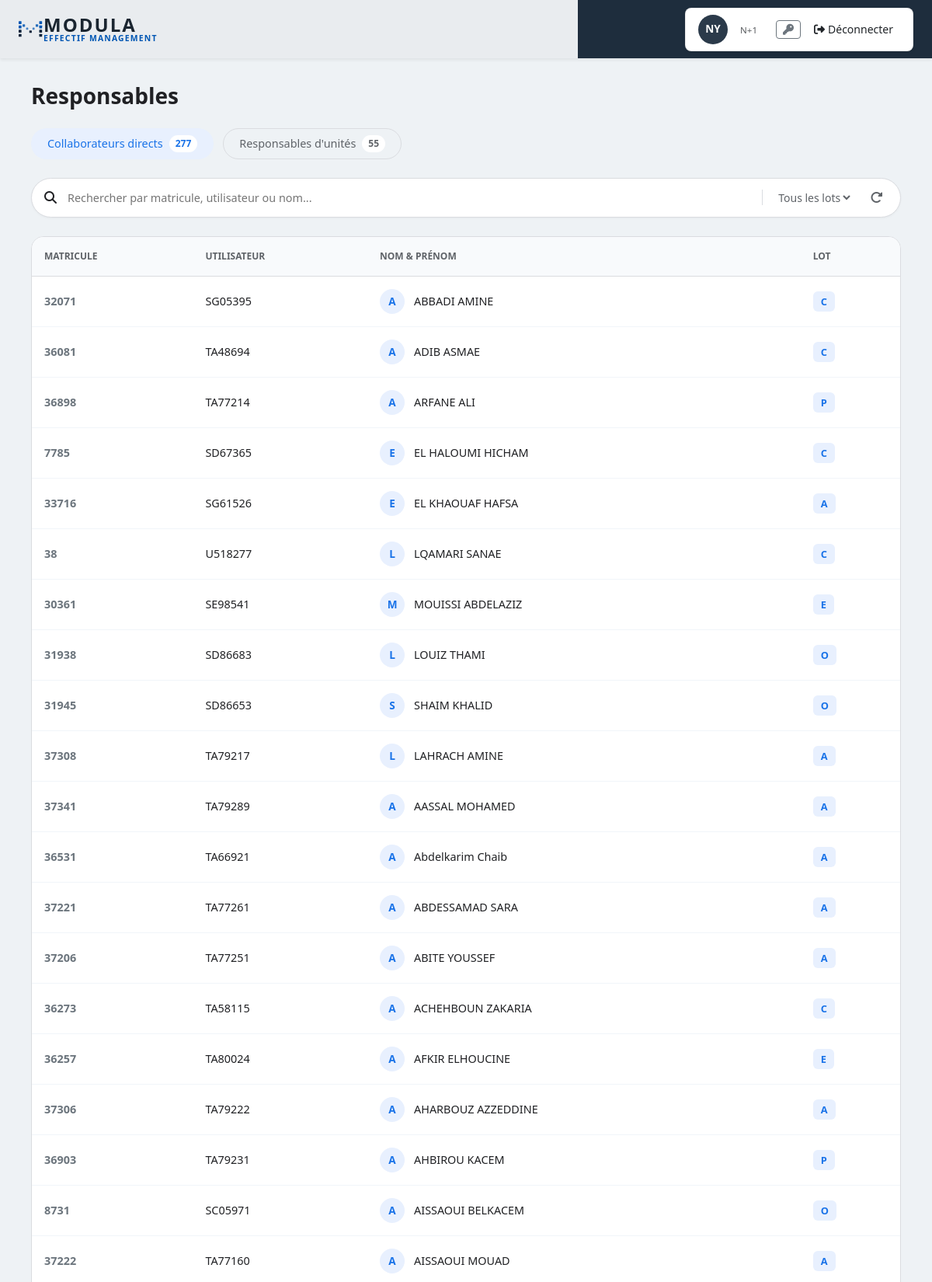
The page /liste_N1_par_N2/ (upper part) on the database its author committed.
### Collaborateur/models.py (models this page shows, shortened)
class Collaborateur(models.Model):
    SEXE_CHOICES = [
        (0, "Femme"),
        (1, "Homme"),
    ]
    it = models.CharField(max_length=8, primary_key=True) # it=utilisateur
    matricule = models.CharField(max_length=20, unique=True, null=True, blank=True)
    nom_complete = models.CharField(max_length=80)
    lot = models.CharField(
        max_length=5,
        choices=[
            ("A", "Anapec"),
            ("O", "CDI"),
            ("P", "Pro"),
            ("E", "Tam"),
            ("C", "Cadre"),
        ],
        blank=True,
    )
    eq = models.CharField(max_length=10, default="Inconnu")
    shift = models.CharField(
        max_length=15,
        choices=[
            ("A", "6-15"),
            ("B", "15-23"),
            ("N", "23-6"),
            ("H 4-8", "4 équipes"),
            ("AD", "Administratif"),
        ],
        null=True,
        blank=True,
    )
    sexe = models.IntegerField(choices=SEXE_CHOICES)
    ru_it = models.ForeignKey(
        "self",
        to_field="it",
        on_delete=models.SET_NULL,
        null=True,
        blank=True,
        related_name="subordonnes",
    )
    unite = models.ForeignKey(
        Unite,to_field="abreviation",
        on_delete=models.SET_NULL,
        null=True,
        blank=True,
        related_name="rus",
    )
    departement = models.ForeignKey(
        "Departement",
        to_field="abreviation",
        on_delete=models.SET_NULL,
        null=True
    )

### Collaborateur/views.py (the view)
# urls.py: path("liste_N1_par_N2/",views.liste_N1_par_N2,name="liste_N1_par_N2"),
def liste_N1_par_N2(request):
    it = request.session.get("it")
    ru_list = Ru_Rg(it)
    ru_its = set(ru_list.values_list("it", flat=True))
    col = Collaborateur.objects.filter(ru_it_id=it).exclude(it__in=ru_its)
    return render(
        request,
        "Collaborateur/N2/liste_N1.html",
        {"operateurs": ru_list, "col": col},
    )

### Collaborateur/views.py (called while the page is built)
def Ru_Rg(it):
    a_des_subordonnes = Collaborateur.objects.filter(
        ru_it_id=OuterRef('it')
    ).exclude(it=it)
    return Collaborateur.objects.filter(
        ru_it_id=it
    ).exclude(
        it=it
    ).annotate(
        has_sub=Exists(a_des_subordonnes)
    ).filter(has_sub=True)

### utilisateur/views.py (called while the page is built)
def notifications(request):
    it = request.session.get("it")
    alert = Alert.objects.filter(recepteur=it)
    nv = alert.filter(lu=False).count()
    return {
        "notifications": alert.order_by("-date")[:5],
        "nb_notifications": nv,
    }

### Collaborateur/templates/Collaborateur/N2/liste_N1.html (shortened to what this page needs)
{% extends "utilisateur/navbar_N1.html" %}
{% load static %}
{% block css %}
<link href="https://cdn.jsdelivr.net/npm/bootstrap@5.3.3/dist/css/bootstrap.min.css" rel="stylesheet">
<link rel="stylesheet" href="https://cdnjs.cloudflare.com/ajax/libs/font-awesome/6.4.0/css/all.min.css">
<link rel="stylesheet" href="{% static 'utilisateur/css/N2/liste.css' %}">
{% endblock %}
{% block content %}
<div class="operateurs-container">
    <h1 class="page-title">Responsables</h1>
    <div class="affectation-tabs">
        <button type="button" class="affectation-tab active" data-tab="collab-directs">
            Collaborateurs directs
            <span class="tab-count">{{ col|length }}</span>
        </button>
        <button type="button" class="affectation-tab" data-tab="ru">
            Responsables d'unités
            <span class="tab-count">{{ operateurs|length }}</span>
        </button>
    </div>
    <div class="search-filter-bar">
        <div class="search-input-wrapper">
            <i class="fas fa-search"></i>
            <input type="text" placeholder="Rechercher par matricule, utilisateur ou nom..." class="search-input"
                id="search">
        </div>
        <select class="filter-select" id="choix">
            <option value="">Tous les lots</option>
        </select>
        <button class="btn-reset" id="resetBtn" title="Réinitialiser">
            <i class="fas fa-redo-alt"></i>
        </button>
    </div>
    <div class="section-card resp-panel" id="panel-collab-directs">
        <div class="table-container">
            <table class="table-operateurs">
                <thead>
                    <tr>
                        <th>Matricule</th>
                        <th>Utilisateur</th>
                        <th>Nom & Prénom</th>
                        <th>Lot</th>
                    </tr>
                </thead>
                <tbody id="result-collab">
                    {% for c in col %}
                    <tr data-search="{{ c.matricule|lower }} {{ c.it|lower }} {{ c.nom_complete|lower }}"
                        data-lot="{{ c.lot }}">
                        <td class="fw-semibold text-secondary">{{ c.matricule|default:"-" }}</td>
                        <td>{{ c.it|default:"-" }}</td>
                        <td>
                            <div class="user-cell">
                                <div class="user-avatar">{{ c.nom_complete|slice:":1" }}</div>
                                <span class="fw-medium">{{ c.nom_complete|default:"-" }}</span>
                            </div>
                        </td>
                        <td><span class="badge-lot" data-lot="{{ c.lot }}">{{ c.lot|default:"-" }}</span></td>
                    </tr>
                    {% empty %}
                    <tr>
                        <td colspan="4" class="text-center py-4 text-muted">
                            <i class="fas fa-inbox me-2"></i> Aucun collaborateur direct
                        </td>
                    </tr>
                    {% endfor %}
                </tbody>
            </table>
        </div>
    </div>
</div>
{% endblock %}

### utilisateur/static/utilisateur/css/N1/navbar.css (style rules this page uses)
:root { --bg-header-left: #e9ecef; --bg-header-right: #1e2d3d; --text-primary-dark: #0f172a; --accent-blue-logo: #0056b3; --active-tab-bg: #ced4da; --border-subtle: #dbe0e6; }

### utilisateur/static/utilisateur/css/N2/liste.css (style rules this page uses)
:root { --primary: #1a73e8; --primary-light: #e8f0fe; --bg-page: #eef2f5; --surface: #ffffff; --text-primary: #202124; --text-secondary: #5f6368; --border-light: #dadce0; --radius-pill: 100px; --radius-card: 16px; }
body { background-color: var(--bg-page); color: var(--text-primary); font-family: 'Segoe UI', system-ui, -apple-system, sans-serif; }
.operateurs-container { max-width: 1200px; margin: 2rem auto; padding: 0 1rem; }
.page-title { font-size: 1.75rem; font-weight: 600; margin-bottom: 1.5rem; }
.affectation-tabs { display: flex; gap: 0.75rem; margin-bottom: 1.5rem; }
.affectation-tab { background: transparent; border: 1px solid var(--border-light); padding: 0.5rem 1.25rem; border-radius: var(--radius-pill); font-size: 0.9rem; font-weight: 500; color: var(--text-secondary); cursor: pointer; display: flex; align-items: center; gap: 8px; transition: all 0.2s ease; }
.affectation-tab.active { background: var(--primary-light); color: var(--primary); border-color: transparent; }
.tab-count { background: var(--surface); padding: 2px 8px; border-radius: 12px; font-size: 0.75rem; font-weight: 700; }
.search-filter-bar { background: var(--surface); border: 1px solid var(--border-light); border-radius: var(--radius-pill); padding: 0.4rem 1rem; display: flex; align-items: center; gap: 1rem; margin-bottom: 1.5rem; box-shadow: 0 1px 3px rgba(0, 0, 0, 0.04); }
.search-input-wrapper { display: flex; align-items: center; gap: 0.75rem; flex: 1; }
.search-input { border: none; outline: none; width: 100%; font-size: 0.9rem; background: transparent; }
.filter-select { border: none; outline: none; background: transparent; font-size: 0.875rem; color: var(--text-secondary); font-weight: 500; cursor: pointer; }
.btn-reset { background: transparent; border: none; color: var(--text-secondary); cursor: pointer; padding: 0.4rem; border-radius: 50%; }
.section-card { background: var(--surface); border: 1px solid var(--border-light); border-radius: var(--radius-card); overflow: hidden; }
.table-operateurs { width: 100%; border-collapse: collapse; }
.table-operateurs th { background: #f8fafc; color: var(--text-secondary); font-size: 0.75rem; font-weight: 600; text-transform: uppercase; padding: 1rem; border-bottom: 1px solid var(--border-light); }
.table-operateurs td { padding: 1rem; font-size: 0.9rem; border-bottom: 1px solid #f1f5f9; vertical-align: middle; }
.user-cell { display: flex; align-items: center; gap: 0.75rem; }
.user-avatar { width: 32px; height: 32px; border-radius: 50%; background-color: var(--primary-light); color: var(--primary); display: flex; align-items: center; justify-content: center; font-weight: 600; font-size: 0.85rem; }
.badge-lot { background: var(--primary-light); color: var(--primary); padding: 4px 10px; border-radius: 6px; font-weight: 600; font-size: 0.8rem; }

### rows shown on the page
Collaborateur: matricule "32071", it "SG05395", nom_complete "A", nom_complete "ABBADI AMINE", lot "C"
Collaborateur: matricule "36081", it "TA48694", nom_complete "A", nom_complete "ADIB ASMAE", lot "C"
Collaborateur: matricule "36898", it "TA77214", nom_complete "A", nom_complete "ARFANE ALI", lot "P"
Collaborateur: matricule "7785", it "SD67365", nom_complete "E", nom_complete "EL HALOUMI HICHAM", lot "C"
Collaborateur: matricule "33716", it "SG61526", nom_complete "E", nom_complete "EL KHAOUAF HAFSA", lot "A"
Collaborateur: matricule "38", it "U518277", nom_complete "L", nom_complete "LQAMARI SANAE", lot "C"
Collaborateur: matricule "30361", it "SE98541", nom_complete "M", nom_complete "MOUISSI ABDELAZIZ", lot "E"
Collaborateur: matricule "31938", it "SD86683", nom_complete "L", nom_complete "LOUIZ THAMI", lot "O"
Collaborateur: matricule "31945", it "SD86653", nom_complete "S", nom_complete "SHAIM KHALID", lot "O"
Collaborateur: matricule "37308", it "TA79217", nom_complete "L", nom_complete "LAHRACH AMINE", lot "A"
Collaborateur: matricule "37341", it "TA79289", nom_complete "A", nom_complete "AASSAL MOHAMED", lot "A"
Collaborateur: matricule "36531", it "TA66921", nom_complete "A", nom_complete "Abdelkarim Chaib", lot "A"
Collaborateur: matricule "37221", it "TA77261", nom_complete "A", nom_complete "ABDESSAMAD SARA", lot "A"
Collaborateur: matricule "37206", it "TA77251", nom_complete "A", nom_complete "ABITE YOUSSEF", lot "A"
Collaborateur: matricule "36273", it "TA58115", nom_complete "A", nom_complete "ACHEHBOUN ZAKARIA", lot "C"
Collaborateur: matricule "36257", it "TA80024", nom_complete "A", nom_complete "AFKIR ELHOUCINE", lot "E"
Collaborateur: matricule "37306", it "TA79222", nom_complete "A", nom_complete "AHARBOUZ AZZEDDINE", lot "A"
Collaborateur: matricule "36903", it "TA79231", nom_complete "A", nom_complete "AHBIROU KACEM", lot "P"
Collaborateur: matricule "8731", it "SC05971", nom_complete "A", nom_complete "AISSAOUI BELKACEM", lot "O"
Collaborateur: matricule "37222", it "TA77160", nom_complete "A", nom_complete "AISSAOUI MOUAD", lot "A"

### other values the page prints
{{ request.session.role|default:"N+1" }} "N+1"
{{ col|length }} "277"
{{ operateurs|length }} "55"
